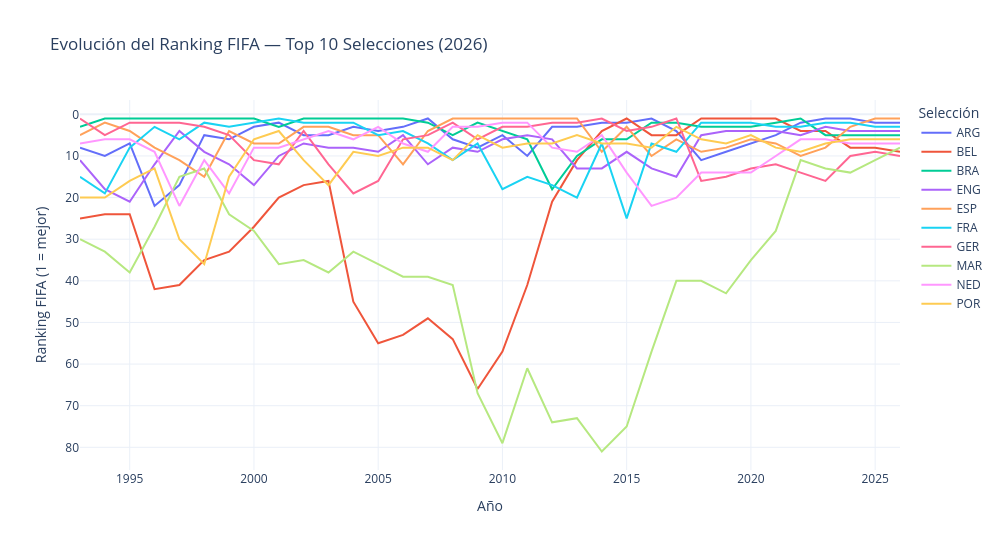

Notebook cell for this chart:
### Code cell
# Top 10 selecciones con mejor ranking promedio (menor valor = mejor)
df_rank_2026 = df_ranking[df_ranking['year'] == 2026].set_index('country_code')['ranking']
top10_codes  = df_rank_2026.nsmallest(10).index.tolist()

df_top10 = df_ranking[df_ranking['country_code'].isin(top10_codes)]

fig = px.line(
    df_top10, x='year', y='ranking', color='country_code',
    title='Evolución del Ranking FIFA — Top 10 Selecciones (2026)',
    labels={'year': 'Año', 'ranking': 'Ranking FIFA', 'country_code': 'Selección'},
    template='plotly_white', width=1000, height=550
)
fig.update_yaxes(autorange='reversed', title='Ranking FIFA (1 = mejor)')
fig.update_xaxes(title='Año')
fig.show()

### Figure 1 — Plotly figure (JSON) as saved in the notebook; plotly's stock layout.template omitted (floating-point values rounded to 4 significant figures)
{"data": [{"hovertemplate": "Selección=ARG<br>Año=%{x}<br>Ranking FIFA=%{y}<extra></extra>", "legendgroup": "ARG", "line": {"color": "#636efa", "dash": "solid"}, "marker": {"symbol": "circle"}, "mode": "lines", "name": "ARG", "orientation": "v", "showlegend": true, "type": "scatter", "x": [1993, 1994, 1995, 1996, 1997, 1998, 1999, 2000, 2001, 2002, 2003, 2004, 2005, 2006, 2007, 2008, 2009, 2010, 2011, 2012, 2013, 2014, 2015, 2016, 2017, 2018, 2019, 2020, 2021, 2022, 2023, 2024, 2025, 2026], "xaxis": "x", "y": [8, 10, 7, 22, 17, 5, 6, 3, 2, 5, 5, 3, 4, 3, 1, 6, 8, 5, 10, 3, 3, 2, 2, 1, 4, 11, 9, 7, 5, 2, 1, 1, 2, 2], "yaxis": "y"}, {"hovertemplate": "Selección=BEL<br>Año=%{x}<br>Ranking FIFA=%{y}<extra></extra>", "legendgroup": "BEL", "line": {"color": "#EF553B", "dash": "solid"}, "marker": {"symbol": "circle"}, "mode": "lines", "name": "BEL", "orientation": "v", "showlegend": true, "type": "scatter", "x": [1993, 1994, 1995, 1996, 1997, 1998, 1999, 2000, 2001, 2002, 2003, 2004, 2005, 2006, 2007, 2008, 2009, 2010, 2011, 2012, 2013, 2014, 2015, 2016, 2017, 2018, 2019, 2020, 2021, 2022, 2023, 2024, 2025, 2026], "xaxis": "x", "y": [25, 24, 24, 42, 41, 35, 33, 27, 20, 17, 16, 45, 55, 53, 49, 54, 66, 57, 41, 21, 11, 4, 1, 5, 5, 1, 1, 1, 1, 4, 4, 8, 8, 9], "yaxis": "y"}, {"hovertemplate": "Selección=BRA<br>Año=%{x}<br>Ranking FIFA=%{y}<extra></extra>", "legendgroup": "BRA", "line": {"color": "#00cc96", "dash": "solid"}, "marker": {"symbol": "circle"}, "mode": "lines", "name": "BRA", "orientation": "v", "showlegend": true, "type": "scatter", "x": [1993, 1994, 1995, 1996, 1997, 1998, 1999, 2000, 2001, 2002, 2003, 2004, 2005, 2006, 2007, 2008, 2009, 2010, 2011, 2012, 2013, 2014, 2015, 2016, 2017, 2018, 2019, 2020, 2021, 2022, 2023, 2024, 2025, 2026], "xaxis": "x", "y": [3, 1, 1, 1, 1, 1, 1, 1, 3, 1, 1, 1, 1, 1, 2, 5, 2, 4, 6, 18, 10, 6, 6, 2, 2, 3, 3, 3, 2, 1, 5, 5, 5, 5], "yaxis": "y"}, {"hovertemplate": "Selección=ENG<br>Año=%{x}<br>Ranking FIFA=%{y}<extra></extra>", "legendgroup": "ENG", "line": {"color": "#ab63fa", "dash": "solid"}, "marker": {"symbol": "circle"}, "mode": "lines", "name": "ENG", "orientation": "v", "showlegend": true, "type": "scatter", "x": [1993, 1994, 1995, 1996, 1997, 1998, 1999, 2000, 2001, 2002, 2003, 2004, 2005, 2006, 2007, 2008, 2009, 2010, 2011, 2012, 2013, 2014, 2015, 2016, 2017, 2018, 2019, 2020, 2021, 2022, 2023, 2024, 2025, 2026], "xaxis": "x", "y": [11, 18, 21, 12, 4, 9, 12, 17, 10, 7, 8, 8, 9, 5, 12, 8, 9, 6, 5, 6, 13, 13, 9, 13, 15, 5, 4, 4, 4, 5, 3, 4, 4, 4], "yaxis": "y"}, {"hovertemplate": "Selección=ESP<br>Año=%{x}<br>Ranking FIFA=%{y}<extra></extra>", "legendgroup": "ESP", "line": {"color": "#FFA15A", "dash": "solid"}, "marker": {"symbol": "circle"}, "mode": "lines", "name": "ESP", "orientation": "v", "showlegend": true, "type": "scatter", "x": [1993, 1994, 1995, 1996, 1997, 1998, 1999, 2000, 2001, 2002, 2003, 2004, 2005, 2006, 2007, 2008, 2009, 2010, 2011, 2012, 2013, 2014, 2015, 2016, 2017, 2018, 2019, 2020, 2021, 2022, 2023, 2024, 2025, 2026], "xaxis": "x", "y": [5, 2, 4, 8, 11, 15, 4, 7, 7, 3, 3, 5, 5, 12, 4, 1, 1, 1, 1, 1, 1, 9, 3, 10, 6, 9, 8, 6, 7, 10, 8, 3, 1, 1], "yaxis": "y"}, {"hovertemplate": "Selección=FRA<br>Año=%{x}<br>Ranking FIFA=%{y}<extra></extra>", "legendgroup": "FRA", "line": {"color": "#19d3f3", "dash": "solid"}, "marker": {"symbol": "circle"}, "mode": "lines", "name": "FRA", "orientation": "v", "showlegend": true, "type": "scatter", "x": [1993, 1994, 1995, 1996, 1997, 1998, 1999, 2000, 2001, 2002, 2003, 2004, 2005, 2006, 2007, 2008, 2009, 2010, 2011, 2012, 2013, 2014, 2015, 2016, 2017, 2018, 2019, 2020, 2021, 2022, 2023, 2024, 2025, 2026], "xaxis": "x", "y": [15, 19, 8, 3, 6, 2, 3, 2, 1, 2, 2, 2, 5, 4, 7, 11, 7, 18, 15, 17, 20, 7, 25, 7, 9, 2, 2, 2, 3, 3, 2, 2, 3, 3], "yaxis": "y"}, {"hovertemplate": "Selección=GER<br>Año=%{x}<br>Ranking FIFA=%{y}<extra></extra>", "legendgroup": "GER", "line": {"color": "#FF6692", "dash": "solid"}, "marker": {"symbol": "circle"}, "mode": "lines", "name": "GER", "orientation": "v", "showlegend": true, "type": "scatter", "x": [1993, 1994, 1995, 1996, 1997, 1998, 1999, 2000, 2001, 2002, 2003, 2004, 2005, 2006, 2007, 2008, 2009, 2010, 2011, 2012, 2013, 2014, 2015, 2016, 2017, 2018, 2019, 2020, 2021, 2022, 2023, 2024, 2025, 2026], "xaxis": "x", "y": [1, 5, 2, 2, 2, 3, 5, 11, 12, 4, 12, 19, 16, 6, 5, 2, 6, 3, 3, 2, 2, 1, 4, 3, 1, 16, 15, 13, 12, 14, 16, 10, 9, 10], "yaxis": "y"}, {"hovertemplate": "Selección=MAR<br>Año=%{x}<br>Ranking FIFA=%{y}<extra></extra>", "legendgroup": "MAR", "line": {"color": "#B6E880", "dash": "solid"}, "marker": {"symbol": "circle"}, "mode": "lines", "name": "MAR", "orientation": "v", "showlegend": true, "type": "scatter", "x": [1993, 1994, 1995, 1996, 1997, 1998, 1999, 2000, 2001, 2002, 2003, 2004, 2005, 2006, 2007, 2008, 2009, 2010, 2011, 2012, 2013, 2014, 2015, 2016, 2017, 2018, 2019, 2020, 2021, 2022, 2023, 2024, 2025, 2026], "xaxis": "x", "y": [30, 33, 38, 27, 15, 13, 24, 28, 36, 35, 38, 33, 36, 39, 39, 41, 67, 79, 61, 74, 73, 81, 75, 57, 40, 40, 43, 35, 28, 11, 13, 14, 11, 8], "yaxis": "y"}, {"hovertemplate": "Selección=NED<br>Año=%{x}<br>Ranking FIFA=%{y}<extra></extra>", "legendgroup": "NED", "line": {"color": "#FF97FF", "dash": "solid"}, "marker": {"symbol": "circle"}, "mode": "lines", "name": "NED", "orientation": "v", "showlegend": true, "type": "scatter", "x": [1993, 1994, 1995, 1996, 1997, 1998, 1999, 2000, 2001, 2002, 2003, 2004, 2005, 2006, 2007, 2008, 2009, 2010, 2011, 2012, 2013, 2014, 2015, 2016, 2017, 2018, 2019, 2020, 2021, 2022, 2023, 2024, 2025, 2026], "xaxis": "x", "y": [7, 6, 6, 9, 22, 11, 19, 8, 8, 6, 4, 6, 3, 7, 9, 3, 3, 2, 2, 8, 9, 5, 14, 22, 20, 14, 14, 14, 10, 6, 6, 7, 7, 7], "yaxis": "y"}, {"hovertemplate": "Selección=POR<br>Año=%{x}<br>Ranking FIFA=%{y}<extra></extra>", "legendgroup": "POR", "line": {"color": "#FECB52", "dash": "solid"}, "marker": {"symbol": "circle"}, "mode": "lines", "name": "POR", "orientation": "v", "showlegend": true, "type": "scatter", "x": [1993, 1994, 1995, 1996, 1997, 1998, 1999, 2000, 2001, 2002, 2003, 2004, 2005, 2006, 2007, 2008, 2009, 2010, 2011, 2012, 2013, 2014, 2015, 2016, 2017, 2018, 2019, 2020, 2021, 2022, 2023, 2024, 2025, 2026], "xaxis": "x", "y": [20, 20, 16, 13, 30, 36, 15, 6, 4, 11, 17, 9, 10, 8, 8, 11, 5, 8, 7, 7, 5, 7, 7, 8, 3, 6, 7, 5, 8, 9, 7, 6, 6, 6], "yaxis": "y"}], "layout": {"height": 550, "legend": {"title": {"text": "Selección"}, "tracegroupgap": 0}, "title": {"text": "Evolución del Ranking FIFA — Top 10 Selecciones (2026)"}, "width": 1000, "xaxis": {"anchor": "y", "domain": [0, 1], "title": {"text": "Año"}}, "yaxis": {"anchor": "x", "autorange": "reversed", "domain": [0, 1], "title": {"text": "Ranking FIFA (1 = mejor)"}}}}
